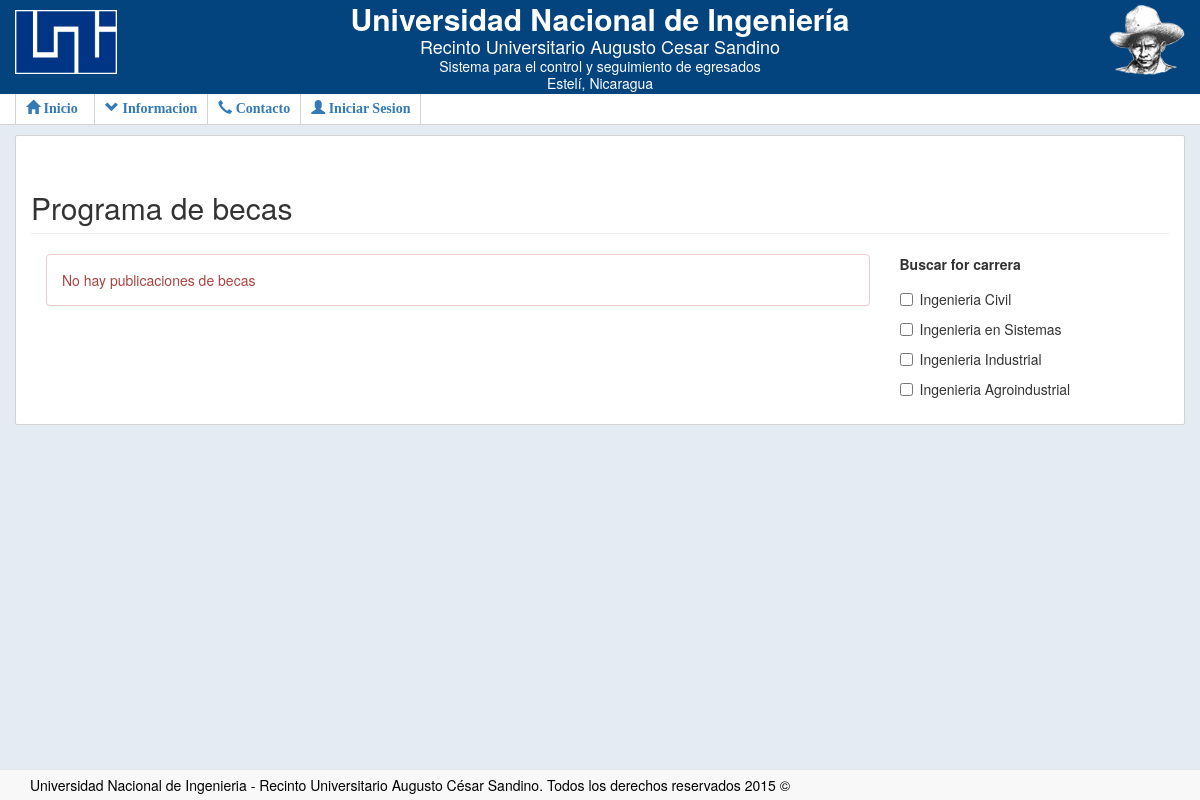
The app's page /index.php/publicaciones/Becas, older data.
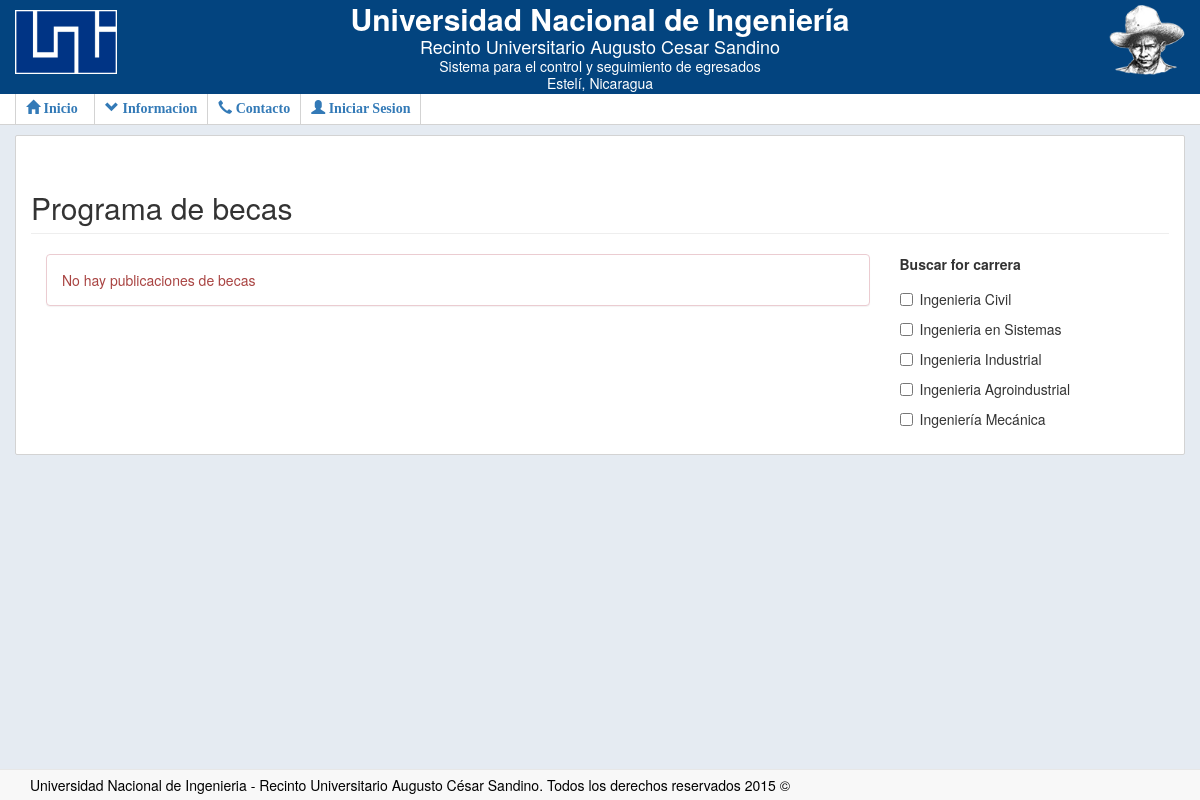
The same page, newer data.
### tables this page shows
CREATE TABLE `carrera` (
  `carrera_id` int(11) NOT NULL AUTO_INCREMENT,
  `nombre_carrera` varchar(45) NOT NULL,
  PRIMARY KEY (`carrera_id`)
);

### application/controllers/Publicaciones.php (called while the page is built, shortened)
<?php defined('BASEPATH') OR exit('No direct script access allowed');
	class Publicaciones extends CI_Controller{
		function __construct(){
			$this->load->library("session");
			$this->load->helper(array("sesion","fecha"));
		}
		public function Becas(){
			$this->load->library("calendar");
			$this->load->model("beca_model");
			$this->load->model("listas_model");
			if(isset($_POST["carrera"]) && !empty($_POST["carrera"])){
				$data["becas"] = $this->beca_model->consultar_por_carrera($this->input->post("carrera"));
					$data["carreras_marcadas"] = $this->input->post("carrera");
			}else{
				$data["becas"]= $this->beca_model->listar(array("visible"=>TRUE,"fecha_alta >="=>date("Y-m-d")));
			}
			$data["carreras"] = $this->listas_model->listarCarreras();
			$this->load->view("cabecera");
			$this->load->view("nav");
			$this->load->view("publicacion/becas",$data);
			$this->load->view("footer");
		}
	}
?>

### index.php (called while the page is built, shortened)
<?php
require_once BASEPATH.'core/CodeIgniter.php';

### application/helpers/sesion_helper.php (called while the page is built, shortened)
<?php
	function sesionIniciada(){
		return isset($_SESSION["egresado"]) || isset($_SESSION["empresa"]) || isset($_SESSION["administrador"]) || isset($_SESSION["publicador"]);
	}
?>

### application/models/listas_model.php (called while the page is built, shortened)
<?php defined('BASEPATH') OR exit('No direct script access allowed');
	class Listas_model extends CI_Model{
		function listarCarreras(){
			return $this->db->get("carrera");
		}
	}
?>

### application/views/publicacion/becas.php (the view, shortened to what this page needs)
<div class="container no-padding">
<div class="contenido">
<h2 class="page-header">Programa de becas</h2>
		<div class="col-md-9 col-lg-9">
			<?php
				if(isset($becas) && !empty($becas) && $becas->num_rows() > 0){
					foreach ($becas->result() as $row) {
						echo "<div class='post'>";
						echo "<img class='logo' src='". base_url("public/res/logo_uni_610x377.png") . "' alt=''>";
						echo "<hr>";
						echo "<h3 class='text-primary'>".ucfirst($row->programa_academico)."</h3>";
						echo "<p class=''>".ucfirst($row->descripcion)."</p>";
						echo "<div class='hide-content'>";
						if(!empty($row->url)){
							echo "<p>Para mas información puedes consultar el siguiente enlace: <a target='_blank' href='$row->url'>$row->url</a></p>";
						}
						if(!empty($row->imagen)){
							echo "<img src='" . base_url("Imagen/Cargar/".$row->imagen_publicacion_id) ."'><br>";
						}
						echo "<label><small>Publicación disponible hasta el dia " . date_toDMY($row->fecha_alta) . "</small></label>";
						echo "</div>";
						echo "<button class='btn btn-link btn-sm' >ver mas <span class='caret'></span></button>";
						echo "</div>";
					}
				}else{
					echo "<p class='panel panel-danger panel-body text-danger'>No hay publicaciones de becas</p>";
				}
			?>
		</div>
		<div class="col-md-3 col-lg-3" >
			<form method="post" id="formBuscar" action="<?=base_url("Publicaciones/Becas")?>">
				<label for="">Buscar for carrera</label>
				<ul class="filtro">
					<?php
						if(isset($carreras) && !empty($carreras)){
							foreach ($carreras->result() as $row) {
								echo "<li><div class='checkbox'>";
								if (isset($carreras_marcadas) && !empty($carreras_marcadas)) {
									if(buscar_carrera($row->carrera_id,$carreras_marcadas)){
										echo "<label for='carr_" . $row->carrera_id . "'> <input type='checkbox' id='carr_" . $row->carrera_id . "' name='carrera[]' value='$row->carrera_id' checked> $row->nombre_carrera</label>";
									}else{
										echo "<label for='carr_" . $row->carrera_id . "'> <input type='checkbox' id='carr_" . $row->carrera_id . "' name='carrera[]' value='$row->carrera_id'> $row->nombre_carrera</label>";
									}
								}else{
									echo "<label for='carr_" . $row->carrera_id . "'> <input type='checkbox' id='carr_" . $row->carrera_id . "' name='carrera[]' value='$row->carrera_id'> $row->nombre_carrera</label>";
								}
								echo "</div></li>";
							}
						}
					?>
				</ul>
			</form>
		</div>
	</div>
</div>

### application/views/cabecera.php (shortened to what this page needs)
<!DOCTYPE html>
<html lang="es">
	<head>
		<link rel="stylesheet" href="<?=base_url('public/css/jquery-ui.css')?>">
		<link rel="stylesheet" href="<?=base_url('public/css/jquery-ui.structure.css')?>">
		<link href="<?=base_url().'public/css/bootstrap.css'?>" rel="stylesheet">
		<link rel="stylesheet" href="<?=base_url('public/css/default.css')?>">
	</head>
<body>

### application/views/nav.php (shortened to what this page needs)
<header id="cabecera" class="header">
	<div class="container">
			<div class="row">
			<div class="col-md-2 col-lg-2">
				<a href="<?=base_url()?>"><img style="border: 1px solid white;height:40%;width:60%;margin-top:10px;" class="img" src="<?=base_url('public/res/logo_transparent.png');?>" alt=""></a>
			</div>
			<div class="col-md-8 col-lg-8 auto-size">
				<center>
					<h2 style=""><strong>Universidad Nacional de Ingeniería</strong></h2>
					<h4>Recinto Universitario Augusto Cesar Sandino</h4>
					<h5>Sistema para el control y seguimiento de egresados</h5>
					<h5>Estelí, Nicaragua</h5>
				</center>
			</div>
				<div class="col-md-2 col-lg-2">
				<img class="" style="margin-left:auto;margin-top:5px;display:block;width:45%;" src="<?=base_url('public/res/jicara_sandino.png');?>" alt="">
			</div>
		</div>
	</div>
</header>
<nav>
	<div class="container">
		<ul class="menu">
			<li style="border-left:1px solid lightgray"><a href="<?=base_url()?>"><span class="glyphicon glyphicon-home"></span> Inicio</a></li>
			<li><a href="#"><span class="glyphicon glyphicon-chevron-down"></span> Informacion</a>
			</li>
			<li><a href="<?=base_url('Contacto')?>"><span class="glyphicon glyphicon-earphone"></span> Contacto</a></li>
			<?php
				if(!sesionIniciada()){
					?><li style="border-right:1px solid lightgray;"><a href="<?=base_url('login')?>"><span class="glyphicon glyphicon-user"></span> Iniciar Sesion</a></li><?
				}
			?>
		</ul>
	</div>
</nav>

### application/views/footer.php
	<footer id="footer" class="navbar navbar-default navbar-fixed-bottom">
		<div class="container">
			<p class="navbar-text text-center" style="color:black">Universidad Nacional de Ingenieria - Recinto Universitario Augusto César Sandino. Todos los derechos reservados 2015 ©</p>
		</div>
	</footer>
</body>
</html>

### public/css/default.css (style rules this page uses)
#cabecera { padding: 0px; }
h1,h2,h3,h4,h5 { margin: 2px 0px; }
body { //background-color: rgba(245,245,245,1.0); background-color: #E5EBF2; }
header { background-color: #03447F; color: white; padding: 5px 0px; }
.contenido { background-color: white; padding: 15px 15px; border-radius: 2px; margin: 10px 0px; border:1px solid lightgray; display: block; overflow: auto; }
.img { height: 50%; width: 50%; margin-top:5px; margin-bottom: 5px; display: block; }
nav { background-color: white; border-bottom: 1px solid lightgray; }
nav ul { list-style: none; padding-left: 0px; }
.menu >li { float: left; }
nav .menu li { font-family: "Calibri"; font-size: 14px; font-weight: bold; height: 30px; min-width: 80px; border-right: 1px solid lightgray; }
nav .menu li a { font-weight: bolder; padding:0px 10px; text-decoration: none; line-height: 30px; display: block; height: inherit; width: inherit; }
.menu { float: left; overflow: auto; margin-bottom: 0px; }
.no-padding { padding:0px 0px; }

### application/views/publicacion/becas.php (style rules this page uses)
ul { list-style:none; padding-left: 0px; }

Row changes from the older to the newer data that the page shows:
added carrera: nombre_carrera "Ingeniería Mecánica"
